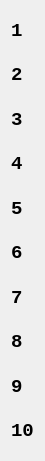
   <widget class="QWidget" name="layoutWidget_3">
    <property name="geometry">
     <rect>
      <x>21</x>
      <y>76</y>
      <width>25</width>
      <height>461</height>
     </rect>
    </property>
    <layout class="QVBoxLayout" name="verticalLayout_7">
     <item>
      <widget class="QLabel" name="row1">
       <property name="font">
        <font>
         <family>Courier New</family>
         <pointsize>14</pointsize>
         <weight>75</weight>
         <bold>true</bold>
        </font>
       </property>
       <property name="text">
        <string>1</string>
       </property>
      </widget>
     </item>
     <item>
      <widget class="QLabel" name="row2">
       <property name="font">
        <font>
         <family>Courier New</family>
         <pointsize>14</pointsize>
         <weight>75</weight>
         <bold>true</bold>
        </font>
       </property>
       <property name="text">
        <string>2</string>
       </property>
      </widget>
     </item>
     <item>
      <widget class="QLabel" name="row4">
       <property name="font">
        <font>
         <family>Courier New</family>
         <pointsize>14</pointsize>
         <weight>75</weight>
         <bold>true</bold>
        </font>
       </property>
       <property name="text">
        <string>3</string>
       </property>
      </widget>
     </item>
     <item>
      <widget class="QLabel" name="row3">
       <property name="font">
        <font>
         <family>Courier New</family>
         <pointsize>14</pointsize>
         <weight>75</weight>
         <bold>true</bold>
        </font>
       </property>
       <property name="text">
        <string>4</string>
       </property>
      </widget>
     </item>
     <item>
      <widget class="QLabel" name="row5">
       <property name="font">
        <font>
         <family>Courier New</family>
         <pointsize>14</pointsize>
         <weight>75</weight>
         <bold>true</bold>
        </font>
       </property>
       <property name="text">
        <string>5</string>
       </property>
      </widget>
     </item>
     <item>
      <widget class="QLabel" name="row6">
       <property name="font">
        <font>
         <family>Courier New</family>
         <pointsize>14</pointsize>
         <weight>75</weight>
         <bold>true</bold>
        </font>
       </property>
       <property name="text">
        <string>6</string>
       </property>
      </widget>
     </item>
     <item>
      <widget class="QLabel" name="row8">
       <property name="font">
        <font>
         <family>Courier New</family>
         <pointsize>14</pointsize>
         <weight>75</weight>
         <bold>true</bold>
        </font>
       </property>
       <property name="text">
        <string>7</string>
       </property>
      </widget>
     </item>
     <item>
      <widget class="QLabel" name="row7">
       <property name="font">
        <font>
         <family>Courier New</family>
         <pointsize>14</pointsize>
         <weight>75</weight>
         <bold>true</bold>
        </font>
       </property>
       <property name="text">
        <string>8</string>
       </property>
      </widget>
     </item>
     <item>
      <widget class="QLabel" name="row10">
       <property name="font">
        <font>
         <family>Courier New</family>
         <pointsize>14</pointsize>
         <weight>75</weight>
         <bold>true</bold>
        </font>
       </property>
       <property name="text">
        <string>9</string>
       </property>
      </widget>
     </item>
     <item>
      <widget class="QLabel" name="row9">
       <property name="font">
        <font>
         <family>Courier New</family>
         <pointsize>14</pointsize>
         <weight>75</weight>
         <bold>true</bold>
        </font>
       </property>
       <property name="text">
        <string>10</string>
       </property>
      </widget>
     </item>
    </layout>
   </widget>
